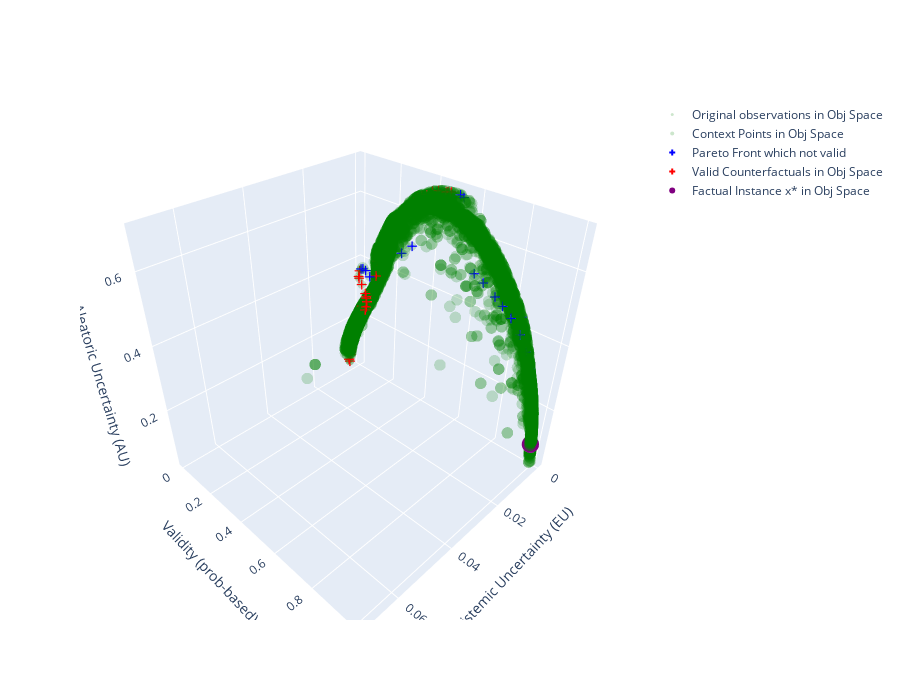

Here is the notebook cell this chart was saved with:
### Code cell
import importlib
import utils
importlib.reload(utils)
from utils import plot_cf_3d

# Convert tensors to numpy arrays for the plot
x_factual_np = x_factual.cpu().numpy() if isinstance(x_factual, torch.Tensor) else x_factual
context_data = dg.sample(10000, seed=789)[0]
context_np = context_data.cpu().numpy() if isinstance(context_data, torch.Tensor) else context_data

# ============ 3D Objective Space: VERSION 1 (EU/AU) ============
print("=" * 50)
print("3D Objective Space: VERSION 1 (with EU/AU)")
print("Axes: EU (x), Validity (y), AU (z - reversed)")
print("=" * 50)
plot_cf_3d(results=results_uncertainty, x_factual=x_factual_np, context=context_np)

### Figure 1 — Plotly figure (JSON) as saved in the notebook; plotly's stock layout.template omitted (floating-point values rounded to 4 significant figures; data arrays with more than 128 entries replaced by an {"elided": "..."} marker saying what was removed)
{"data": [{"marker": {"color": "green", "opacity": 0.2, "size": 3}, "mode": "markers", "name": "Original observations in Obj Space", "type": "scatter3d", "x": {"elided": "150 float values"}, "y": {"elided": "150 float values"}, "z": {"elided": "150 float values"}}, {"marker": {"color": "green", "opacity": 0.2, "size": 4}, "mode": "markers", "name": "Context Points in Obj Space", "type": "scatter3d", "x": {"elided": "10000 float values"}, "y": {"elided": "10000 float values"}, "z": {"elided": "10000 float values"}}, {"marker": {"color": "blue", "opacity": 1, "size": 5, "symbol": "cross"}, "mode": "markers", "name": "Pareto Front which not valid", "type": "scatter3d", "x": [0.001838, 0.0001586, 0.0001083, 0.0001562, 0.01873, 0.00137, 0.002824, 0.04263, 0.01656, 0.04019, 0.03611, 0.03814, 0.005139, 0.00509, 0.02319, 0.0002064, 0.0002915, 0.01108, 0.024, 0.008336, 0.01334], "y": [0.989, 0.8447, 0.9013, 0.8826, 0.7905, 0.9215, 0.9053, 0.646, 0.809, 0.5945, 0.5166, 0.5534, 0.8865, 0.8868, 0.5753, 0.535, 0.5197, 0.8478, 0.5401, 0.8652, 0.8329], "z": [0.08964, 0.4386, 0.3179, 0.3448, 0.6093, 0.3141, 0.3665, 0.6499, 0.5834, 0.6431, 0.6141, 0.6302, 0.4218, 0.4208, 0.6407, 0.6881, 0.6923, 0.5132, 0.618, 0.4747, 0.5424]}, {"marker": {"color": "red", "size": 5, "symbol": "cross"}, "mode": "markers", "name": "Valid Counterfactuals in Obj Space", "type": "scatter3d", "x": {"elided": "129 float values"}, "y": {"elided": "129 float values"}, "z": {"elided": "129 float values"}}, {"marker": {"color": "purple", "size": 6}, "mode": "markers", "name": "Factual Instance x* in Obj Space", "type": "scatter3d", "x": [0.001838], "y": [0.989], "z": [0.08964]}], "layout": {"height": 700, "scene": {"xaxis": {"title": {"text": "Epistemic Uncertainty (EU)"}}, "yaxis": {"title": {"text": "Validity (prob-based)"}}, "zaxis": {"title": {"text": "Aleatoric Uncertainty (AU)"}}}, "width": 900}}
